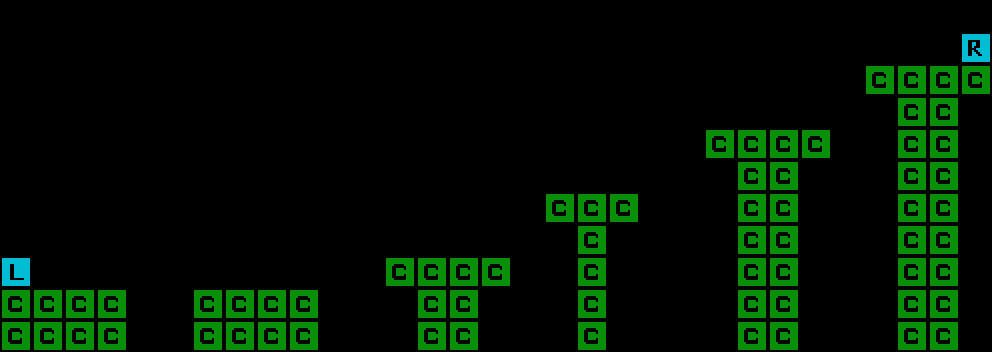

The image is a tile-based game level rendered from a .tmx file. Its description and source (layers, tilesets, objects; grid data summarised) follow:
An orthogonal 31x11 tile map with 32x32 px tiles, 1 tile layer (Tile Layer), 2 tilesets and 5 objects (3x coin, 2x static).

<map version="1.0" orientation="orthogonal" renderorder="right-up" width="31" height="11" tilewidth="32" tileheight="32" nextobjectid="20">
 <tileset firstgid="1" name="templateTiles" tilewidth="32" tileheight="32">
  <image source="../templateTiles.png" width="128" height="64" />
 </tileset>
 <tileset firstgid="9" name="templateObjects" tilewidth="32" tileheight="32">
  <image source="../templateObjects.png" width="128" height="64" />
 </tileset>
 <layer name="Tile Layer" width="31" height="11">
  <data>[341 cells, 69 non-empty, 3 distinct tile ids]</data>
 </layer>
 <objectgroup name="Object Layer">
  <object id="15" name="static" gid="11" x="288" y="288" width="32" height="32">
   <properties>
    <property name="probability" value="1.0" />
   </properties>
  </object>
  <object id="16" name="static" gid="11" x="736" y="128" width="32" height="32">
   <properties>
    <property name="probability" value="1.0" />
   </properties>
  </object>
  <object id="17" name="coin" gid="9" x="416" y="256" width="32" height="32">
   <properties>
    <property name="probability" value="1.0" />
   </properties>
  </object>
  <object id="18" name="coin" gid="9" x="448" y="256" width="32" height="32">
   <properties>
    <property name="probability" value="1.0" />
   </properties>
  </object>
  <object id="19" name="coin" gid="9" x="576" y="192" width="32" height="32">
   <properties>
    <property name="probability" value="1.0" />
   </properties>
  </object>
 </objectgroup>
</map>
